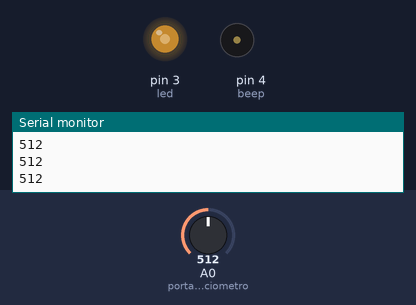
This sketch was run on a simulated Arduino Uno, built with avr-gcc and run on an emulated ATmega328P. Parts: output pins drawn as LEDs (lit = HIGH), buzzer (waves = sounding, pin HIGH), the last lines printed to the serial monitor. Inputs (shaded band) come from the test bench; at power-on: A0 (portaPotenciometro) = 512.

Above: at 1.2 s.
1.3 s: A0 (portaPotenciometro) set to 710
At 2.0 s:
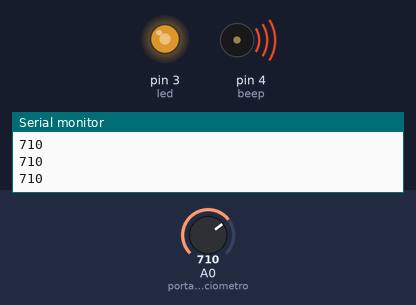
2.8 s: A0 (portaPotenciometro) set to 690
At 3.2 s:
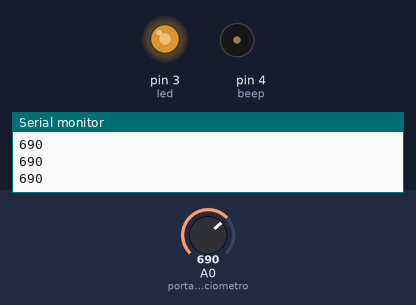
4.3 s: A0 (portaPotenciometro) set to 900
At 5.5 s:
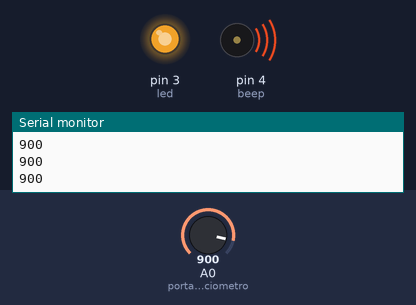
5.8 s: A0 (portaPotenciometro) set to 122
At 6.7 s:
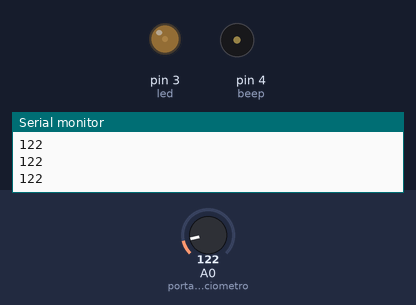
7.3 s: A0 (portaPotenciometro) set to 0
At 7.9 s:
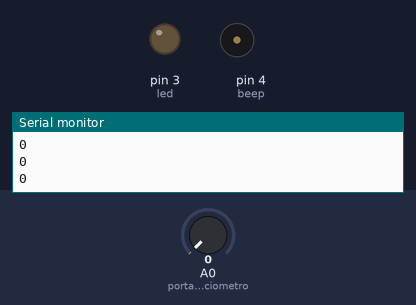
8.8 s: A0 (portaPotenciometro) set to 511
At 10.2 s:
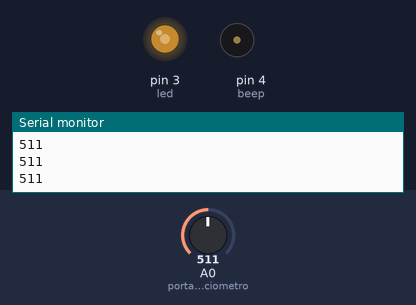
Timing chart, 0 to 11.3 s (numbered marks = the images above; inputs shaded):
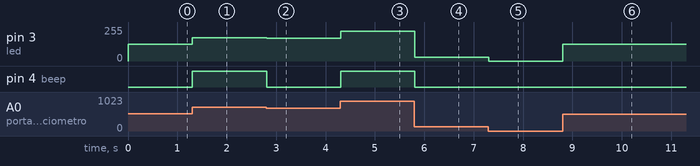

Measured:
- after the input at 1.3 s, pin 3 (led): 127/255 → 176/255 at once; pin 4 (beep): LOW → HIGH at once
- after the input at 2.8 s, pin 3 (led): 176/255 → 171/255 at once; pin 4 (beep): HIGH → LOW at once
- after the input at 4.3 s, pin 3 (led): 171/255 → 224/255 at once; pin 4 (beep): LOW → HIGH at once
- after the input at 5.8 s, pin 3 (led): 224/255 → 30/255 at once; pin 4 (beep): HIGH → LOW at once
- after the input at 7.3 s, pin 3 (led): 30/255 → 0/255 at once
- after the input at 8.8 s, pin 3 (led): 0/255 → 127/255 at once

The sketch:

angel_project_watts1.ino
```cpp
// C++ code
// Iasmin Angel


int led = 3;
int beep = 4;
int portaPotenciometro = A0;
int valorPotenciometro = 0;

void setup()
{
	pinMode (led, OUTPUT);
  	pinMode (beep, OUTPUT);
  	Serial.begin (9600);
}

void loop()
{
  	valorPotenciometro = analogRead (portaPotenciometro);
  	Serial.println(valorPotenciometro);
  	int brilho = map(valorPotenciometro, 0, 1023, 0, 255);
  	analogWrite(led, brilho);

  	// IF PARA O BEEP
    if(valorPotenciometro > 700)
    {
      digitalWrite(beep, HIGH);
    } else

    {
      digitalWrite(beep, LOW);
    }

  	delay(10);
}
```
